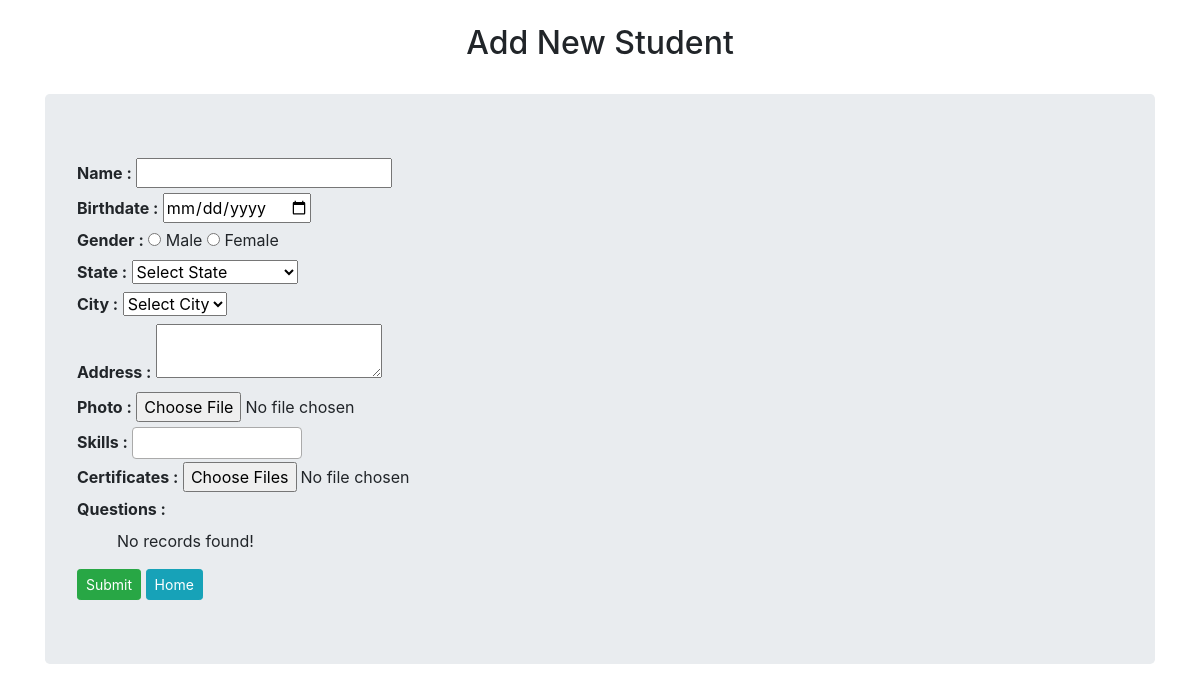
The app's page /create_form.php, older data.
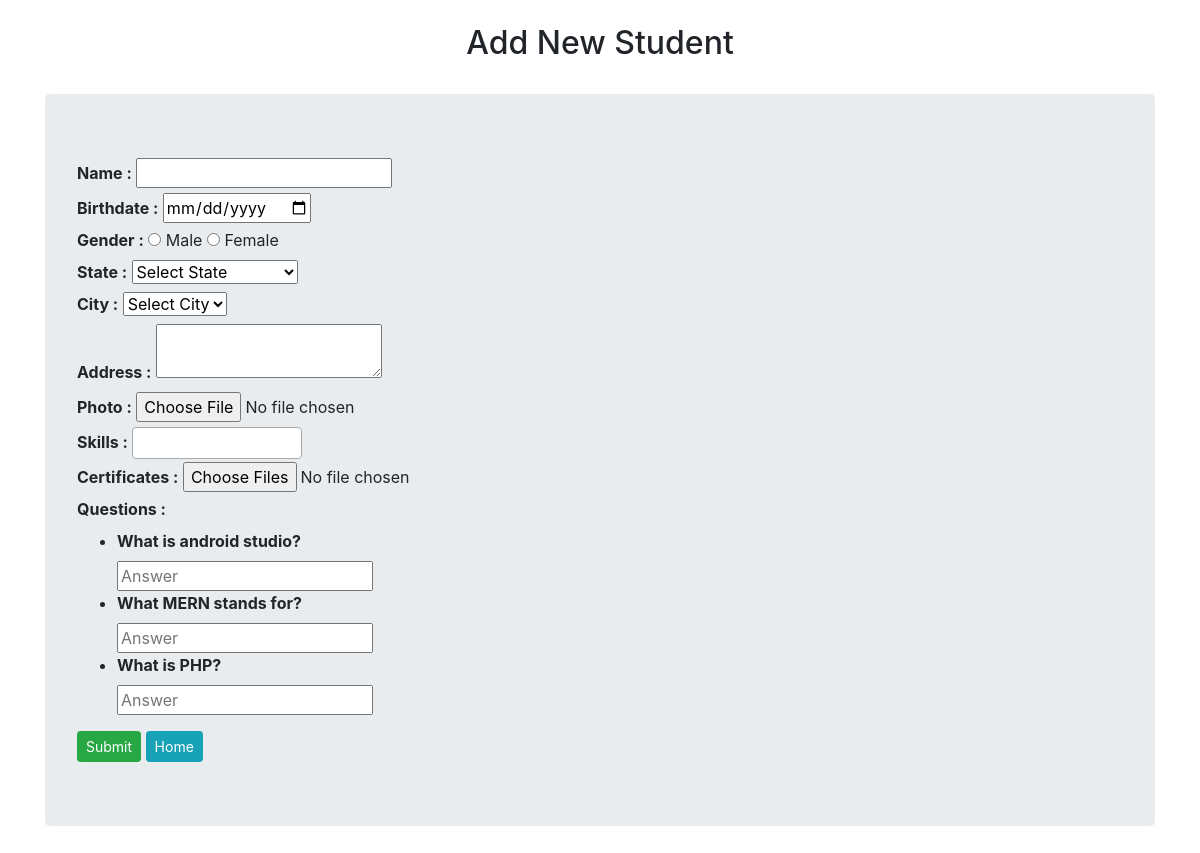
The same page, newer data.
### tables this page shows
CREATE TABLE `questionset` (
  `question_id` int(11) NOT NULL,
  `question` text NOT NULL,
  `question_status` int(11) DEFAULT NULL,
  `skill_id` int(11) NOT NULL
);

### create_form.php (the view, shortened to what this page needs)
<!DOCTYPE html>
<html lang="en">
<head>
    <link rel="stylesheet" href="https://cdn.jsdelivr.net/npm/bootstrap@4.6.2/dist/css/bootstrap.min.css">
    <link href="https://cdn.jsdelivr.net/npm/select2@4.1.0-rc.0/dist/css/select2.min.css" rel="stylesheet" />
</head>
<body>
    <div>
        <h2 class="p-4 text-center">Add New Student</h2>
        <div class="container">
            <div class="jumbotron">
                <form method="post" action="PHP/create.php">
                    <label for="name"><b>Name :</b> </label>
                    <input type="text" name="name" autofocus required>
                    <br>
                    <label for="dob"><b>Birthdate :</b> </label>
                    <input type="date" name="dob" required>
                    <br>
                    <label for="gender"><b>Gender :</b> </label>
                    <input type="radio" name="gender" value="M" required> Male
                    <input type="radio" name="gender" value="F" required> Female
                    <br>
                    <label for="dob"><b>State :</b> </label>
                    <select id="state" name="state" onchange="selectCity()">
                        <option value="select">Select State</option>
                    </select>
                    <br>
                    <label for="city"><b>City :</b> </label>
                    <select id="city" name="city">
                        <option value="select">Select City</option>
                    </select>
                    <br>
                    <label for="address"><b>Address :</b> </label>
                    <textarea name="address" required></textarea>
                    <br>
                    <label for="photo"><b>Photo :</b> </label>
                    <input type="file" name="photo" accept="image/*" required>
                    <br>
                    <label><b>Skills :</b> </label>
                    <br>
                    <label for="certificates"><b>Certificates :</b> </label>
                    <input type="file" name="certificates[]" multiple required>
                    <br>
                    <div>
                        <label for="question"><b>Questions :</b> </label>
                        <ul>
                            <?php
                                    require "PHP/connection.php";
                                    $sql = "SELECT question FROM questionset WHERE question_status = '0'";
                                    $result = $conn->query($sql);
                                    if ($result->num_rows > 0) {
                                        while ($row = $result->fetch_assoc()) {
                                            echo '<li>';
                                            echo '<label for="question"><b>' .  $row['question'] . '</b> </label><br>';
                                            echo '<input type="text" name="answer[]" placeholder="Answer" required>';
                                            echo '</li>';
                                        }
                                    } else {
                                        echo "No records found!";
                                    }
                                    ?>
                        </ul>
                    </div>
                    <div>
                        <input type="submit" class="btn btn-success btn-sm" name="submit" value="Submit">
                        <a type="button" class="btn btn-info btn-sm" href="index.php">Home</a>
                    </div>
                </form>
            </div>
        </div>
    </div>
</body>
</html>

Row changes from the older to the newer data that the page shows:
added questionset: question "What is android studio?"
added questionset: question "What MERN stands for?"
added questionset: question "What is PHP?"
Text that changed along with them:
text no longer shown: "No records found!"
